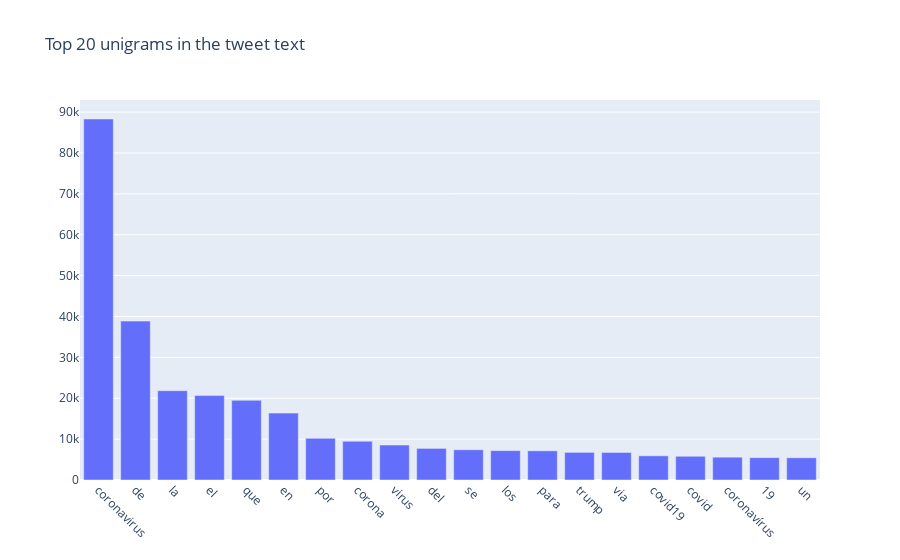

Here is the notebook cell this chart was saved with:
### Code cell
#unigram
def get_top_n_words(corpus, n=None):
    vec = CountVectorizer().fit(corpus)
    bag_of_words = vec.transform(corpus)
    sum_words = bag_of_words.sum(axis=0) 
    words_freq = [(word, sum_words[0, idx]) for word, idx in vec.vocabulary_.items()]
    words_freq =sorted(words_freq, key = lambda x: x[1], reverse=True)
    return words_freq[:n]

common_words = get_top_n_words(df_tweet['text'], 20)
df2 = pd.DataFrame(common_words, columns = ['unigram' , 'count'])

fig = go.Figure([go.Bar(x=df2['unigram'], y=df2['count'])])
fig.update_layout(title=go.layout.Title(text="Top 20 unigrams in the tweet text"))
fig.update_xaxes(tickangle=45)
fig.show()

### Figure 1 — Plotly figure (JSON) as saved in the notebook; plotly's stock layout.template omitted (floating-point values rounded to 4 significant figures)
{"data": [{"type": "bar", "x": ["coronavirus", "de", "la", "el", "que", "en", "por", "corona", "virus", "del", "se", "los", "para", "trump", "via", "covid19", "covid", "coronavírus", "19", "un"], "y": [88314, 38870, 21848, 20660, 19488, 16362, 10188, 9468, 8553, 7730, 7399, 7183, 7134, 6765, 6736, 5914, 5806, 5581, 5466, 5436]}], "layout": {"title": {"text": "Top 20 unigrams in the tweet text"}, "xaxis": {"tickangle": 45}}}
